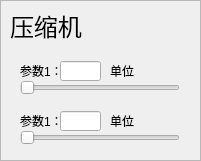
   <widget class="QFrame" name="devide_frame_Compressor">
    <property name="geometry">
     <rect>
      <x>550</x>
      <y>220</y>
      <width>201</width>
      <height>161</height>
     </rect>
    </property>
    <property name="frameShape">
     <enum>QFrame::StyledPanel</enum>
    </property>
    <property name="frameShadow">
     <enum>QFrame::Raised</enum>
    </property>
    <widget class="QLabel" name="label_12">
     <property name="geometry">
      <rect>
       <x>10</x>
       <y>10</y>
       <width>121</width>
       <height>31</height>
      </rect>
     </property>
     <property name="font">
      <font>
       <family>仿宋</family>
       <pointsize>18</pointsize>
      </font>
     </property>
     <property name="text">
      <string>压缩机</string>
     </property>
    </widget>
    <widget class="QWidget" name="Compressor_val_1" native="true">
     <property name="geometry">
      <rect>
       <x>10</x>
       <y>50</y>
       <width>181</width>
       <height>51</height>
      </rect>
     </property>
     <widget class="QLabel" name="label_41">
      <property name="geometry">
       <rect>
        <x>10</x>
        <y>10</y>
        <width>41</width>
        <height>21</height>
       </rect>
      </property>
      <property name="text">
       <string>参数1：</string>
      </property>
     </widget>
     <widget class="QLineEdit" name="Compressor_LineEdit_val_1">
      <property name="geometry">
       <rect>
        <x>50</x>
        <y>11</y>
        <width>41</width>
        <height>20</height>
       </rect>
      </property>
     </widget>
     <widget class="QLabel" name="label_42">
      <property name="geometry">
       <rect>
        <x>100</x>
        <y>10</y>
        <width>41</width>
        <height>21</height>
       </rect>
      </property>
      <property name="text">
       <string>单位</string>
      </property>
     </widget>
     <widget class="QSlider" name="Compressor_Slider_val_1">
      <property name="geometry">
       <rect>
        <x>10</x>
        <y>30</y>
        <width>160</width>
        <height>16</height>
       </rect>
      </property>
      <property name="orientation">
       <enum>Qt::Horizontal</enum>
      </property>
     </widget>
    </widget>
    <widget class="QWidget" name="Compressor_val_2" native="true">
     <property name="geometry">
      <rect>
       <x>10</x>
       <y>100</y>
       <width>181</width>
       <height>51</height>
      </rect>
     </property>
     <widget class="QLabel" name="label_43">
      <property name="geometry">
       <rect>
        <x>10</x>
        <y>10</y>
        <width>41</width>
        <height>21</height>
       </rect>
      </property>
      <property name="text">
       <string>参数1：</string>
      </property>
     </widget>
     <widget class="QLineEdit" name="Compressor_LineEdit_val_2">
      <property name="geometry">
       <rect>
        <x>50</x>
        <y>11</y>
        <width>41</width>
        <height>20</height>
       </rect>
      </property>
     </widget>
     <widget class="QLabel" name="label_44">
      <property name="geometry">
       <rect>
        <x>100</x>
        <y>10</y>
        <width>41</width>
        <height>21</height>
       </rect>
      </property>
      <property name="text">
       <string>单位</string>
      </property>
     </widget>
     <widget class="QSlider" name="Compressor_Slider_val_2">
      <property name="geometry">
       <rect>
        <x>10</x>
        <y>30</y>
        <width>160</width>
        <height>16</height>
       </rect>
      </property>
      <property name="orientation">
       <enum>Qt::Horizontal</enum>
      </property>
     </widget>
    </widget>
   </widget>
